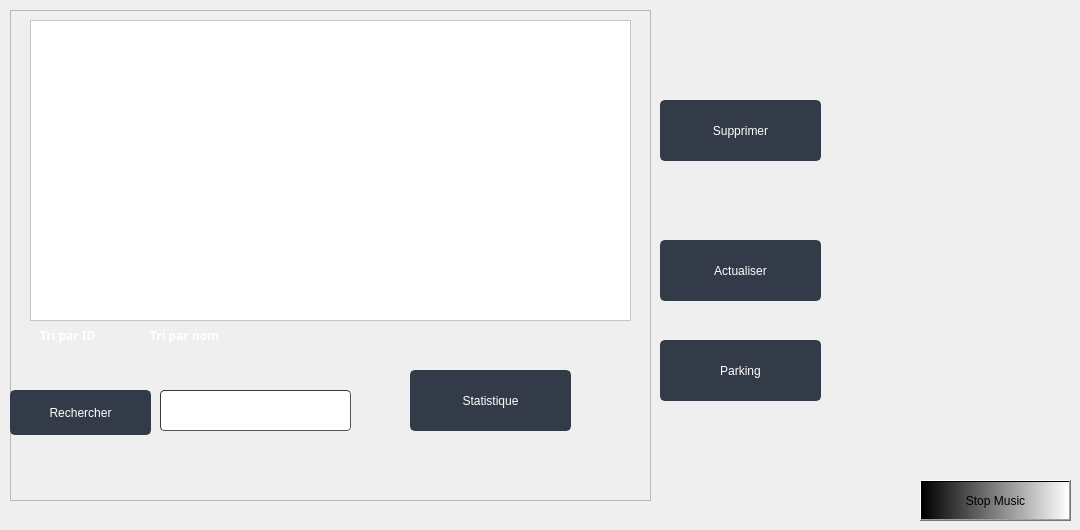
                      <widget class="QWidget" name="tab_23">
                       <attribute name="title">
                        <string>Afficher Equipements</string>
                       </attribute>
                       <widget class="QFrame" name="frame_10">
                        <property name="geometry">
                         <rect>
                          <x>10</x>
                          <y>10</y>
                          <width>641</width>
                          <height>491</height>
                         </rect>
                        </property>
                        <property name="styleSheet">
                         <string notr="true">
QTabWidget::pane { /* The tab widget frame */
    border-top: 2px solid #C2C7CB;
background-color: rgb(44, 49, 60);
border-color: rgb(44, 49, 60);
}

QTabWidget::tab-bar {
 left: 5px; /* move to the right by 5px */
background-color: rgb(44, 49, 60);
border-color: rgb(44, 49, 60);
}

/* Style the tab using the tab sub-control. Note that
    it reads QTabBar _not_ QTabWidget */

QTabBar::tab {
    background: qlineargradient(x1: 0, y1: 0, x2: 0, y2: 1,
                                stop: 0 #E1E1E1, stop: 0.4 #DDDDDD,
                                stop: 0.5 #D8D8D8, stop: 1.0 #D3D3D3);
    border: 2px solid #C4C4C3;
    border-bottom-color: #C2C7CB; /* same as the pane color */
    border-top-left-radius: 4px;
    border-top-right-radius: 4px;
    min-width: 8ex;
    padding: 2px;
background-color: rgb(44, 49, 60);
border-color: rgb(44, 49, 60);

}
QTabBar::tab:selected, QTabBar::tab:hover {
    background: qlineargradient(x1: 0, y1: 0, x2: 0, y2: 1,
                                stop: 0 #fafafa, stop: 0.4 #f4f4f4,
                                stop: 0.5 #e7e7e7, stop: 1.0 #fafafa);
}

QTabBar::tab:selected {
    border-color: #9B9B9B;
    border-bottom-color: #C2C7CB; /* same as pane color */
	
	color: rgb(68, 72, 76);
}

QTabBar::tab:!selected {
    margin-top: 2px; /* make non-selected tabs look smaller */

}
QLineEdit {
	background-color: rgb(27, 29, 35);
	border-radius: 5px;
	border: 2px solid rgb(27, 29, 35);
	padding-left: 10px;
}
QLineEdit:hover {
	border: 2px solid rgb(64, 71, 88);
}
QLineEdit:focus {
	border: 2px solid rgb(91, 101, 124);
}background-color:rgb(84, 84, 84)</string>
                        </property>
                        <property name="frameShape">
                         <enum>QFrame::StyledPanel</enum>
                        </property>
                        <property name="frameShadow">
                         <enum>QFrame::Raised</enum>
                        </property>
                        <widget class="QTableView" name="tableView_4">
                         <property name="geometry">
                          <rect>
                           <x>20</x>
                           <y>10</y>
                           <width>601</width>
                           <height>301</height>
                          </rect>
                         </property>
                         <property name="styleSheet">
                          <string notr="true">background-color: rgb(255, 255, 255);
font: 75 9pt &quot;Arial&quot;;</string>
                         </property>
                        </widget>
                        <widget class="QPushButton" name="pushButton_recherche">
                         <property name="geometry">
                          <rect>
                           <x>0</x>
                           <y>380</y>
                           <width>141</width>
                           <height>45</height>
                          </rect>
                         </property>
                         <property name="font">
                          <font>
                           <family>Segoe UI</family>
                           <pointsize>9</pointsize>
                           <weight>50</weight>
                           <italic>false</italic>
                           <bold>false</bold>
                          </font>
                         </property>
                         <property name="styleSheet">
                          <string notr="true">QPushButton {
	color: rgb(255, 255, 255);
	border: 2px solid rgb(52, 59, 72);
	font: 9pt &quot;Segoe UI&quot;;
	border-radius: 5px;	
	background-color: rgb(52, 59, 72);
}
QPushButton:hover {
	background-color: rgb(57, 65, 80);
	border: 2px solid rgb(61, 70, 86);
	

	background-position: right center;
    background-repeat: no-repeat;
}
QPushButton:pressed {	
	background-color: rgb(35, 40, 49);
	border: 2px solid rgb(43, 50, 61);
}</string>
                         </property>
                         <property name="text">
                          <string>Rechercher</string>
                         </property>
                         <property name="icon">
                          <iconset>
                           <normaloff>:/img/ressources/icons8-google-web-recherche-50.png</normaloff>:/img/ressources/icons8-google-web-recherche-50.png</iconset>
                         </property>
                         <property name="iconSize">
                          <size>
                           <width>30</width>
                           <height>30</height>
                          </size>
                         </property>
                        </widget>
                        <widget class="QLineEdit" name="lineEdit_rechercher">
                         <property name="geometry">
                          <rect>
                           <x>150</x>
                           <y>380</y>
                           <width>191</width>
                           <height>41</height>
                          </rect>
                         </property>
                         <property name="styleSheet">
                          <string notr="true">	border-width: 1px; border-radius: 4px;
	border-color: rgb(58, 58, 58);
	border-style: inset;
	padding: 0 8px;

	selection-background-color: rgb(187, 187, 187);
	selection-color: rgb(60, 63, 65);
color: rgb(255, 255, 255);</string>
                         </property>
                         <property name="placeholderText">
                          <string>ID/NOM/PRENOM</string>
                         </property>
                        </widget>
                        <widget class="QRadioButton" name="radioButton_2">
                         <property name="geometry">
                          <rect>
                           <x>10</x>
                           <y>310</y>
                           <width>111</width>
                           <height>31</height>
                          </rect>
                         </property>
                         <property name="font">
                          <font>
                           <family>century gothic</family>
                           <weight>75</weight>
                           <bold>true</bold>
                          </font>
                         </property>
                         <property name="styleSheet">
                          <string notr="true">background: rgb(255, 107, 114);
background-color: transparent;
color: rgb(255, 255, 255);</string>
                         </property>
                         <property name="text">
                          <string>Tri par ID</string>
                         </property>
                        </widget>
                        <widget class="QRadioButton" name="radioButton">
                         <property name="geometry">
                          <rect>
                           <x>120</x>
                           <y>310</y>
                           <width>131</width>
                           <height>31</height>
                          </rect>
                         </property>
                         <property name="font">
                          <font>
                           <family>century gothic</family>
                           <weight>75</weight>
                           <bold>true</bold>
                          </font>
                         </property>
                         <property name="styleSheet">
                          <string notr="true">background: rgb(255, 107, 114);
background-color: transparent;
color: rgb(255, 255, 255);</string>
                         </property>
                         <property name="text">
                          <string>Tri par nom</string>
                         </property>
                        </widget>
                        <widget class="QPushButton" name="pushButton_delete_3">
                         <property name="geometry">
                          <rect>
                           <x>400</x>
                           <y>360</y>
                           <width>161</width>
                           <height>61</height>
                          </rect>
                         </property>
                         <property name="styleSheet">
                          <string notr="true">QPushButton {
	color: rgb(255, 255, 255);
	border: 2px solid rgb(52, 59, 72);
	font: 9pt &quot;Segoe UI&quot;;
	border-radius: 5px;	
	background-color: rgb(52, 59, 72);
}
QPushButton:hover {
	background-color: rgb(57, 65, 80);
	border: 2px solid rgb(61, 70, 86);
	

	background-position: right center;
    background-repeat: no-repeat;
}
QPushButton:pressed {	
	background-color: rgb(35, 40, 49);
	border: 2px solid rgb(43, 50, 61);
}</string>
                         </property>
                         <property name="text">
                          <string>Statistique</string>
                         </property>
                         <property name="icon">
                          <iconset>
                           <normaloff>:/img/ressources/127960661_183172423452732_4500599527248670551_n.png</normaloff>:/img/ressources/127960661_183172423452732_4500599527248670551_n.png</iconset>
                         </property>
                         <property name="iconSize">
                          <size>
                           <width>30</width>
                           <height>30</height>
                          </size>
                         </property>
                        </widget>
                       </widget>
                       <widget class="QPushButton" name="pushButton_delete">
                        <property name="geometry">
                         <rect>
                          <x>660</x>
                          <y>100</y>
                          <width>161</width>
                          <height>61</height>
                         </rect>
                        </property>
                        <property name="styleSheet">
                         <string notr="true">QPushButton {
	color: rgb(255, 255, 255);
	border: 2px solid rgb(52, 59, 72);
	font: 9pt &quot;Segoe UI&quot;;
	border-radius: 5px;	
	background-color: rgb(52, 59, 72);
}
QPushButton:hover {
	background-color: rgb(57, 65, 80);
	border: 2px solid rgb(61, 70, 86);
	

	background-position: right center;
    background-repeat: no-repeat;
}
QPushButton:pressed {	
	background-color: rgb(35, 40, 49);
	border: 2px solid rgb(43, 50, 61);
}</string>
                        </property>
                        <property name="text">
                         <string>Supprimer</string>
                        </property>
                        <property name="icon">
                         <iconset>
                          <normaloff>:/img/ressources/127960661_183172423452732_4500599527248670551_n.png</normaloff>:/img/ressources/127960661_183172423452732_4500599527248670551_n.png</iconset>
                        </property>
                        <property name="iconSize">
                         <size>
                          <width>30</width>
                          <height>30</height>
                         </size>
                        </property>
                       </widget>
                       <widget class="QPushButton" name="pushButton_actualiser">
                        <property name="geometry">
                         <rect>
                          <x>660</x>
                          <y>240</y>
                          <width>161</width>
                          <height>61</height>
                         </rect>
                        </property>
                        <property name="styleSheet">
                         <string notr="true">QPushButton {
	color: rgb(255, 255, 255);
	border: 2px solid rgb(52, 59, 72);
	font: 9pt &quot;Segoe UI&quot;;
	border-radius: 5px;	
	background-color: rgb(52, 59, 72);
}
QPushButton:hover {
	background-color: rgb(57, 65, 80);
	border: 2px solid rgb(61, 70, 86);
	

	background-position: right center;
    background-repeat: no-repeat;
}
QPushButton:pressed {	
	background-color: rgb(35, 40, 49);
	border: 2px solid rgb(43, 50, 61);
}</string>
                        </property>
                        <property name="text">
                         <string>Actualiser</string>
                        </property>
                        <property name="icon">
                         <iconset>
                          <normaloff>:/img/ressources/128439765_3597692763660753_3323737546201286996_n.png</normaloff>:/img/ressources/128439765_3597692763660753_3323737546201286996_n.png</iconset>
                        </property>
                        <property name="iconSize">
                         <size>
                          <width>30</width>
                          <height>30</height>
                         </size>
                        </property>
                       </widget>
                       <widget class="QPushButton" name="pushButton_8">
                        <property name="geometry">
                         <rect>
                          <x>920</x>
                          <y>480</y>
                          <width>151</width>
                          <height>41</height>
                         </rect>
                        </property>
                        <property name="styleSheet">
                         <string notr="true">background-color:qlineargradient(spread:pad, x1:0, y1:0, x2:1, y2:0, stop:0 rgba(0, 0, 0, 255), stop:1 rgba(255, 255, 255, 255))</string>
                        </property>
                        <property name="text">
                         <string>Stop Music</string>
                        </property>
                       </widget>
                       <widget class="QPushButton" name="pushButton_delete_2">
                        <property name="geometry">
                         <rect>
                          <x>660</x>
                          <y>340</y>
                          <width>161</width>
                          <height>61</height>
                         </rect>
                        </property>
                        <property name="styleSheet">
                         <string notr="true">QPushButton {
	color: rgb(255, 255, 255);
	border: 2px solid rgb(52, 59, 72);
	font: 9pt &quot;Segoe UI&quot;;
	border-radius: 5px;	
	background-color: rgb(52, 59, 72);
}
QPushButton:hover {
	background-color: rgb(57, 65, 80);
	border: 2px solid rgb(61, 70, 86);
	

	background-position: right center;
    background-repeat: no-repeat;
}
QPushButton:pressed {	
	background-color: rgb(35, 40, 49);
	border: 2px solid rgb(43, 50, 61);
}</string>
                        </property>
                        <property name="text">
                         <string>Parking</string>
                        </property>
                        <property name="icon">
                         <iconset>
                          <normaloff>:/img/ressources/127960661_183172423452732_4500599527248670551_n.png</normaloff>:/img/ressources/127960661_183172423452732_4500599527248670551_n.png</iconset>
                        </property>
                        <property name="iconSize">
                         <size>
                          <width>30</width>
                          <height>30</height>
                         </size>
                        </property>
                       </widget>
                       <zorder>pushButton_delete</zorder>
                       <zorder>pushButton_actualiser</zorder>
                       <zorder>pushButton_8</zorder>
                       <zorder>frame_10</zorder>
                       <zorder>pushButton_delete_2</zorder>
                      </widget>
